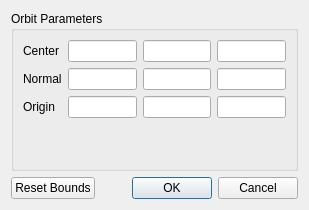
<?xml version="1.0" encoding="UTF-8"?>
<ui version="4.0">
 <class>OrbitCreatorDialog</class>
 <widget class="QDialog" name="OrbitCreatorDialog">
  <property name="geometry">
   <rect>
    <x>0</x>
    <y>0</y>
    <width>309</width>
    <height>210</height>
   </rect>
  </property>
  <property name="windowTitle">
   <string>Create Orbit</string>
  </property>
  <layout class="QVBoxLayout">
   <item>
    <widget class="QGroupBox" name="groupBox">
     <property name="title">
      <string>Orbit Parameters</string>
     </property>
     <layout class="QGridLayout">
      <item row="0" column="0">
       <widget class="QLabel" name="label">
        <property name="text">
         <string>Center</string>
        </property>
       </widget>
      </item>
      <item row="0" column="1">
       <widget class="pqLineEdit" name="center0"/>
      </item>
      <item row="0" column="2">
       <widget class="pqLineEdit" name="center1"/>
      </item>
      <item row="0" column="3">
       <widget class="pqLineEdit" name="center2"/>
      </item>
      <item row="1" column="0">
       <widget class="QLabel" name="normalLabel">
        <property name="text">
         <string>Normal</string>
        </property>
       </widget>
      </item>
      <item row="1" column="1">
       <widget class="pqLineEdit" name="normal0"/>
      </item>
      <item row="1" column="2">
       <widget class="pqLineEdit" name="normal1"/>
      </item>
      <item row="1" column="3">
       <widget class="pqLineEdit" name="normal2"/>
      </item>
      <item row="2" column="0">
       <widget class="QLabel" name="label_2">
        <property name="text">
         <string>Origin</string>
        </property>
       </widget>
      </item>
      <item row="2" column="1">
       <widget class="pqLineEdit" name="origin0"/>
      </item>
      <item row="3" column="2">
       <spacer>
        <property name="orientation">
         <enum>Qt::Vertical</enum>
        </property>
        <property name="sizeHint" stdset="0">
         <size>
          <width>20</width>
          <height>16</height>
         </size>
        </property>
       </spacer>
      </item>
      <item row="2" column="2">
       <widget class="QLineEdit" name="origin1"/>
      </item>
      <item row="2" column="3">
       <widget class="QLineEdit" name="origin2"/>
      </item>
     </layout>
    </widget>
   </item>
   <item>
    <layout class="QHBoxLayout">
     <item>
      <widget class="QPushButton" name="resetBounds">
       <property name="text">
        <string>Reset Bounds</string>
       </property>
      </widget>
     </item>
     <item>
      <widget class="QDialogButtonBox" name="buttonBox">
       <property name="orientation">
        <enum>Qt::Horizontal</enum>
       </property>
       <property name="standardButtons">
        <set>QDialogButtonBox::Cancel|QDialogButtonBox::Ok</set>
       </property>
      </widget>
     </item>
    </layout>
   </item>
  </layout>
 </widget>
 <customwidgets>
  <customwidget>
   <class>pqLineEdit</class>
   <extends>QLineEdit</extends>
   <header>pqLineEdit.h</header>
  </customwidget>
 </customwidgets>
 <resources/>
 <connections>
  <connection>
   <sender>buttonBox</sender>
   <signal>accepted()</signal>
   <receiver>OrbitCreatorDialog</receiver>
   <slot>accept()</slot>
   <hints>
    <hint type="sourcelabel">
     <x>248</x>
     <y>254</y>
    </hint>
    <hint type="destinationlabel">
     <x>157</x>
     <y>274</y>
    </hint>
   </hints>
  </connection>
  <connection>
   <sender>buttonBox</sender>
   <signal>rejected()</signal>
   <receiver>OrbitCreatorDialog</receiver>
   <slot>reject()</slot>
   <hints>
    <hint type="sourcelabel">
     <x>316</x>
     <y>260</y>
    </hint>
    <hint type="destinationlabel">
     <x>286</x>
     <y>274</y>
    </hint>
   </hints>
  </connection>
 </connections>
</ui>
